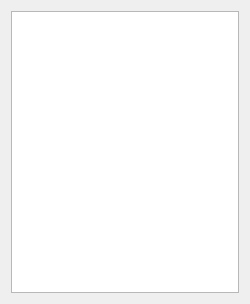
<?xml version="1.0" encoding="UTF-8"?>
<ui version="4.0">
 <class>Form</class>
 <widget class="QWidget" name="Form">
  <property name="geometry">
   <rect>
    <x>0</x>
    <y>0</y>
    <width>250</width>
    <height>304</height>
   </rect>
  </property>
  <property name="windowTitle">
   <string>Form</string>
  </property>
  <layout class="QVBoxLayout" name="verticalLayout">
   <item>
    <widget class="QListWidget" name="listWidget"/>
   </item>
  </layout>
 </widget>
 <resources/>
 <connections/>
</ui>
